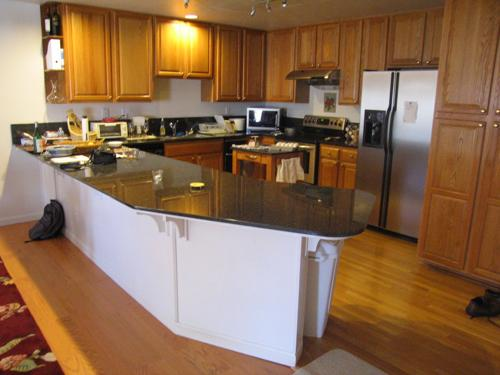
#> input picture data/kitchen/sun_aasmevtpkslccptd.jpg, 500 x 375 px
$ jupyter execute --allow-errors rough.ipynb
#> lines starting #> are read from the running program, lines starting #| are printed output that depends on the picture
[cell 1]
import math
import multiprocessing
import os
from copy import copy
from os.path import join

import numpy as np
import pandas as pd
import scipy.ndimage
import skimage.color
import matplotlib.pyplot as plt
from PIL import Image
from sklearn.cluster import KMeans
from tqdm.autonotebook import tqdm
from os.path import join

import numpy as np
from PIL import Image
import matplotlib.pyplot as plt

import util
import visual_words
import visual_recog
from opts import get_opts

[cell 2]
#Options class
class Opts(object):
    def __init__(
        self,
        data_dir="../data",
        feat_dir="../feat",
        out_dir=".",
        filter_scales=(1, 2),
        K=10,
        alpha=25,
        L=1,
    ):
        '''
        Manage tunable hyperparameters.

        You can also add your own additional hyperparameters.

        [input]
        * data_dir: Data directory.
        * feat_dir: Feature directory.
        * out_dir: Output directory.
        * filter_scales: A list of scales for all the filters.
        * K: Number of words.
        * alpha: Subset of alpha pixels in each image.
        * L: Number of layers in spatial pyramid matching (SPM).

        '''
        self.data_dir = data_dir
        self.feat_dir = feat_dir
        self.out_dir = out_dir
        self.filter_scales = list(filter_scales)
        self.K = K
        self.alpha = alpha
        self.L = L

opts = Opts()

[cell 3]
# utils

def get_num_CPU():
    '''
    Counts the number of CPUs available in the machine.
    '''
    return multiprocessing.cpu_count()


def display_filter_responses(opts, response_maps):
    '''
    Visualizes the filter response maps.

    [input]
    * response_maps: a numpy.ndarray of shape (H,W,3F)
    '''

    n_scale = len(opts.filter_scales)
    plt.figure()

    for i in range(n_scale * 4):
        plt.subplot(n_scale, 4, i + 1)
        resp = response_maps[:, :, i * 3:i * 3 + 3]
        resp_min = resp.min(axis=(0, 1), keepdims=True)
        resp_max = resp.max(axis=(0, 1), keepdims=True)
        resp = (resp - resp_min) / (resp_max - resp_min)
        plt.imshow(resp)
        plt.axis("off")

    plt.subplots_adjust(left=0.05, right=0.95, top=0.95,
                        bottom=0.05, wspace=0.05, hspace=0.05)
    plt.show()


def visualize_wordmap(original_image, wordmap, out_path=None):
    fig = plt.figure(figsize=(12.8, 4.8))
    ax = fig.add_subplot(1, 2, 1)
    ax.imshow(original_image)
    plt.axis("off")
    ax = fig.add_subplot(1, 2, 2)
    ax.imshow(wordmap)
    plt.axis("off")
    plt.show()
    if out_path:
        plt.savefig(out_path, pad_inches=0)

[cell 4]
def extract_filter_responses(opts, img):
    '''
    Extracts the filter responses for the given image.

    [input]
    * opts    : options
    * img    : numpy.ndarray of shape (H,W) or (H,W,3)
    [output]
    * filter_responses: numpy.ndarray of shape (H,W,3F)
    '''

    filter_scales = opts.filter_scales
    # ----- TODO -----
    img_dimensions = img.shape
    if len(img_dimensions) == 2:
        img = np.matlib.repmat(img, 3, 1)
    if img_dimensions[2] > 3:
        img = img[:,:,0:3]

    image = skimage.color.rgb2lab(img)
    filter_responses = np.zeros((img_dimensions[0], img_dimensions[1], 12*len(filter_scales)))
    #12 because 3 channels * 4 filter types  (then times each filter scale)
    for i, scale in enumerate(filter_scales):
        for channel in range(3):
            response_gaussian = scipy.ndimage.gaussian_filter(image[:, :, channel], scale)
            filter_responses[:,:,(12*i) + channel] = response_gaussian
            response_laplacian = scipy.ndimage.gaussian_laplace(image[:, :, channel], scale)
            filter_responses[:,:,(12*i)+3+channel] = response_laplacian
            response_x_deriv = scipy.ndimage.gaussian_filter(image[:, :, channel], scale, [0, 1])
            filter_responses[:,:,(12*i)+6+channel] = response_x_deriv
            response_y_deriv = scipy.ndimage.gaussian_filter(image[:,:,channel], scale, [1, 0])
            filter_responses[:,:,(12*i)+9+channel] = response_y_deriv
    return filter_responses

[cell 5]
# Should have filters for at least 3 scales.

opts.filter_scales = [1, 2, 4, 8]
img_path = join(opts.data_dir, 'kitchen/sun_aasmevtpkslccptd.jpg')
img = plt.imread(img_path) / 255.
filter_responses = extract_filter_responses(opts, img)
#> in extract_filter_responses, `image = skimage.color.rgb2lab(img)`: image: shape (375, 500, 3) float64; mean of channels 0, 1, 2 48, 10.9, 20.4
display_filter_responses(opts, filter_responses)
#> the loop in display_filter_responses, `for i in range(n_scale * 4):` made 16 passes
#> (resp_min, resp_max) on passes 1 to 12: ([[2.15, -18.84, -22.54]], [[99.72, 42.31, 81.82]]), ([[-35.74, -11.86, -13.65]], [[27.43, 10.3, 12.24]]), ([[-27.86, -7.93, -14.59]], [[26.22, 7.69, 20.05]]), ([[-27.17, -15.29, -15.41]], [[29.27, 13.36, 11.98]]), ([[3.39, -17, -18.53]], [[99, 35.73, 79.29]]), ([[-9.64, -5.43, -4.99]], [[8.07, 2.83, 5.18]]), ([[-14.6, -4.53, -8.56]], [[14.35, 5.06, 11.91]]), ([[-14.63, -7.94, -9.76]], [[14.33, 6.93, 7.1]]), ([[5.97, -13.39, -15.35]], [[97.92, 33.87, 76.7]]), ([[-2.51, -1.12, -1.42]], [[1.81, 0.892, 1.49]]), ([[-6.16, -2.94, -4.24]], [[5.33, 3.04, 6.34]]), ([[-6.38, -2.56, -5.1]], [[6.01, 2.37, 4.75]])
#> pass 1, in display_filter_responses, `resp = response_maps[:, :, i * 3:i * 3 + 3]`:
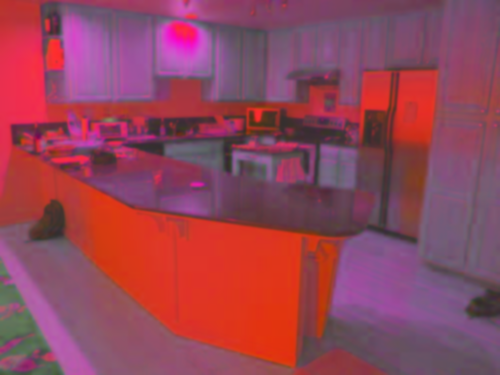
#> resp: shape (375, 500, 3) float64; mean of channels 0, 1, 2 48, 10.9, 20.4; drawn with min black and max white
#> pass 1, in display_filter_responses, `resp = (resp - resp_min) / (resp_max - resp_min)`:
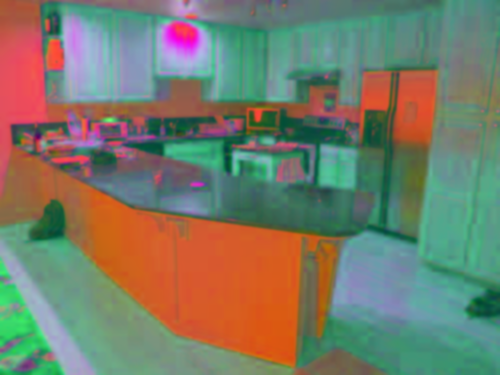
#> resp: shape (375, 500, 3) float64; mean of channels 0, 1, 2 0.47, 0.486, 0.412; drawn as R, G, B
#> pass 2, in display_filter_responses, `resp = response_maps[:, :, i * 3:i * 3 + 3]`:
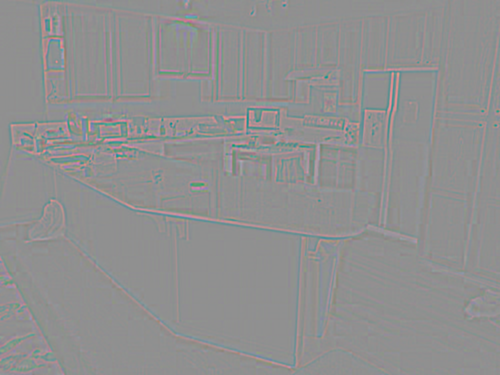
#> resp: shape (375, 500, 3) float64; mean of channels 0, 1, 2 0, 0, 0; drawn with min black and max white
#> pass 2, in display_filter_responses, `resp = (resp - resp_min) / (resp_max - resp_min)`:
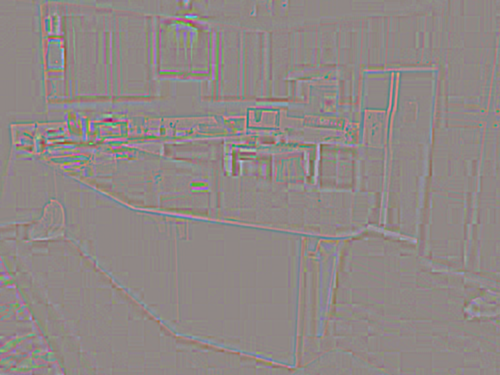
#> resp: shape (375, 500, 3) float64; mean of channels 0, 1, 2 0.566, 0.535, 0.527; drawn as R, G, B
#> after the loop in display_filter_responses, `for i in range(n_scale * 4):`:
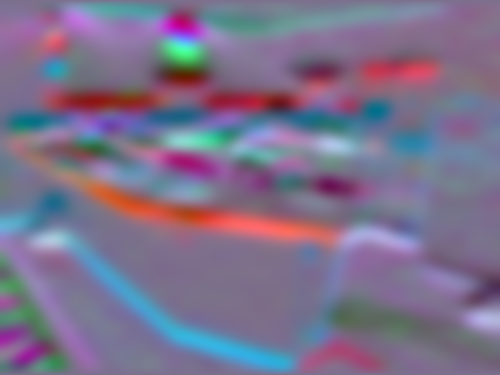
#> resp: shape (375, 500, 3) float64; mean of channels 0, 1, 2 0.487, 0.444, 0.555; drawn as R, G, B
#> in display_filter_responses, `plt.show()`:
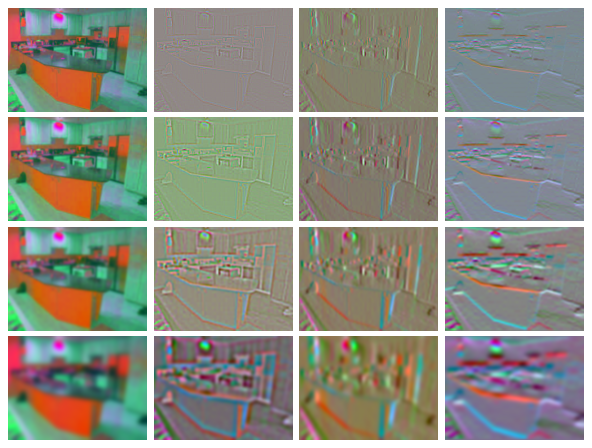
#> figure drawn by matplotlib, 16 panels

[cell 6]
def compute_dictionary_one_image(args):
    opts, idx, img_path = args

    #image = skimage.io.imread(img_path)
    image = plt.imread(img_path)
    image = image.astype('float')/255
    filter_response = extract_filter_responses(opts, image)
    h, w, c = filter_responses.shape

    alpha = opts.alpha
    rand_pixel_h = np.random.permutation(h)[:alpha]
    rand_pixel_w = np.random.permutation(w)[:alpha]
    random_samples = np.zeros((alpha, c))
    for i in range(alpha):
        h_ind = rand_pixel_h[i]
        w_ind = rand_pixel_h[i]
        random_samples[i, :] = filter_responses[h_ind, w_ind, :]

    dir_path = './temporary'
    if not os.path.exists(dir_path):
        os.makedirs(dir_path)
    np.save(os.path.join(dir_path, str(idx)+'.npy'), random_samples)

[cell 7]
def compute_dictionary(opts, n_worker = 1):
    """
    Creates the dictionary of visual words by clustering using k-means.

    [input]
    * opts         : options
    * n_worker     : number of workers to process in parallel

    [saved]
    * dictionary : numpy.ndarray of shape (K,3F)
    """
    data_dir = opts.data_dir
    feat_dir = opts.feat_dir
    out_dir = opts.out_dir
    K = opts.K
    train_files = open(join(data_dir, "train_files.txt")).read().splitlines()
    train_labels = open(join(data_dir, "train_labels.txt")).read().splitlines()
    train_paths = [os.path.join(data_dir, name[0]) for name in train_files]
    pool = multiprocessing.Pool(processes = n_worker*8)
    args = zip(opts, range(len(train_paths)), train_paths)
    pool.map(compute_dictionary_one_image, args)

[cell 8]
compute_dictionary_one_image((opts, 1, join(opts.data_dir, 'kitchen/sun_aasmevtpkslccptd.jpg')))
#> in compute_dictionary_one_image, image is the input picture: shape (375, 500, 3); mean R, G, B 140.8, 108.7, 81.6
#> after the loop in compute_dictionary_one_image, `for i in range(alpha):`:
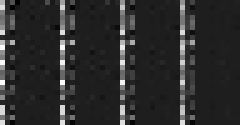
#> random_samples: shape (25, 48) float64 (shown 5 times larger); min -13.53, max 99.7, mean 6.2; drawn with min black and max white

$ run again, with data/kitchen/sun_aaqhazmhbhefhakh.jpg copied over data/kitchen/sun_aasmevtpkslccptd.jpg
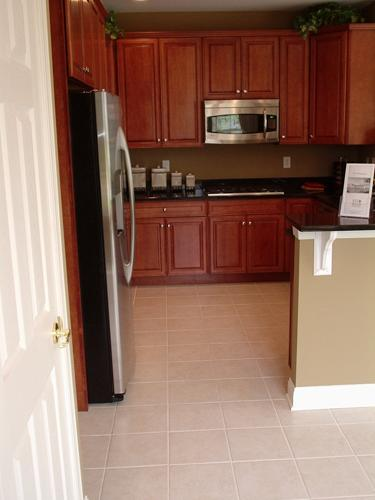
#> input picture data/kitchen/sun_aaqhazmhbhefhakh.jpg, 375 x 500 px
#> image: shape (500, 375, 3) float64; mean of channels 0, 1, 2 50, 12.2, 14.9
#> the loop in display_filter_responses, `for i in range(n_scale * 4):` made 16 passes
#> (resp_min, resp_max) on passes 1 to 8: ([[0.622, -10.29, -4.28]], [[98.73, 41.99, 38.24]]), ([[-34.38, -6.61, -5.84]], [[30.65, 6.38, 6.76]]), ([[-30.34, -9.92, -7.17]], [[28.67, 9.38, 7.04]]), ([[-25, -7.19, -7.8]], [[29.2, 6.69, 6.46]]), ([[0.813, -8.42, -2.91]], [[98.4, 38.73, 36.39]]), ([[-7.27, -2.44, -2.02]], [[9.2, 3, 1.85]]), ([[-12.61, -6.12, -4.6]], [[14.34, 5.44, 4.12]]), ([[-12.19, -4.28, -4.51]], [[14.81, 4.69, 4]])
#> after the loop in display_filter_responses, `for i in range(n_scale * 4):`:
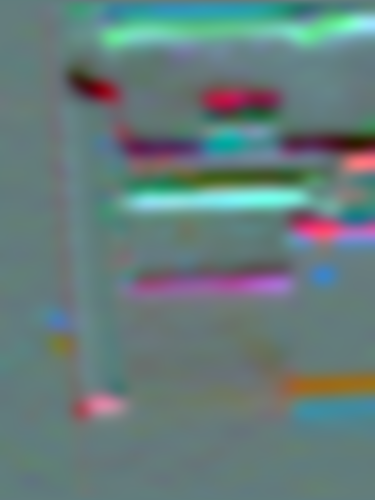
#> resp: shape (500, 375, 3) float64; mean of channels 0, 1, 2 0.4, 0.488, 0.487; drawn as R, G, B
#> in compute_dictionary_one_image, image is the input picture: shape (500, 375, 3); mean R, G, B 147.8, 114, 98.9
#> after the loop in compute_dictionary_one_image, `for i in range(alpha):`:
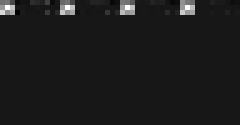
#> random_samples: shape (25, 48) float64 (shown 5 times larger); min -3.32, max 32.88, mean 0.6; drawn with min black and max white

$ run again, with data/kitchen/sun_abtdlltafvpypcff.jpg copied over data/kitchen/sun_aasmevtpkslccptd.jpg
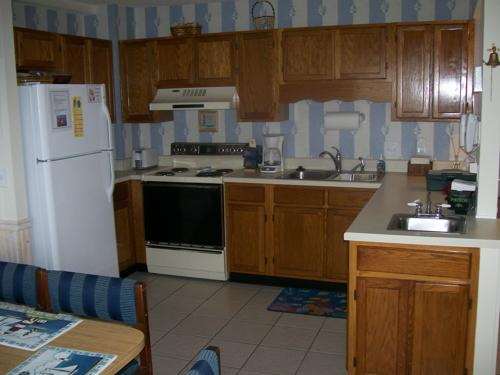
#> input picture data/kitchen/sun_abtdlltafvpypcff.jpg, 500 x 375 px
#> image: shape (375, 500, 3) float64; mean of channels 0, 1, 2 37.4, 3.8, 8.2
#> the loop in display_filter_responses, `for i in range(n_scale * 4):` made 16 passes
#> (resp_min, resp_max) on passes 1 to 8: ([[0.374, -13.79, -30.42]], [[99.67, 23.29, 43.96]]), ([[-30.18, -7.55, -9.81]], [[25.78, 6.23, 9.79]]), ([[-21.01, -6.95, -10.87]], [[25.48, 6.38, 9.51]]), ([[-24.95, -4.86, -11.18]], [[26.88, 5.74, 11.34]]), ([[0.515, -12.41, -28.27]], [[99.25, 21.94, 41.14]]), ([[-7.24, -2.93, -3.95]], [[6.94, 1.84, 3.34]]), ([[-12.29, -3.8, -6.08]], [[13.75, 3.98, 6.69]]), ([[-12.56, -3.03, -7.52]], [[13.68, 3.33, 6.54]])
#> after the loop in display_filter_responses, `for i in range(n_scale * 4):`:
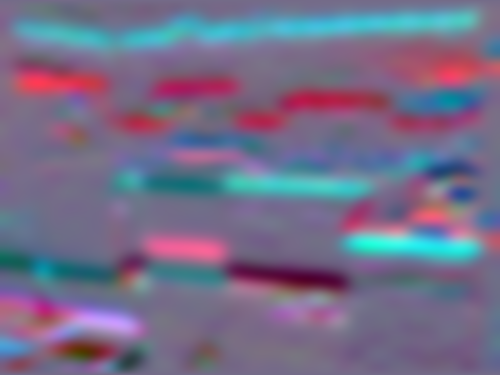
#> resp: shape (375, 500, 3) float64; mean of channels 0, 1, 2 0.456, 0.43, 0.542; drawn as R, G, B
#> in compute_dictionary_one_image, image is the input picture: shape (375, 500, 3); mean R, G, B 97.6, 87.4, 76.9
#> after the loop in compute_dictionary_one_image, `for i in range(alpha):`:
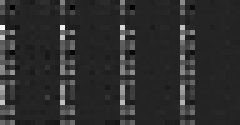
#> random_samples: shape (25, 48) float64 (shown 5 times larger); min -10.02, max 60.87, mean 2.7; drawn with min black and max white
